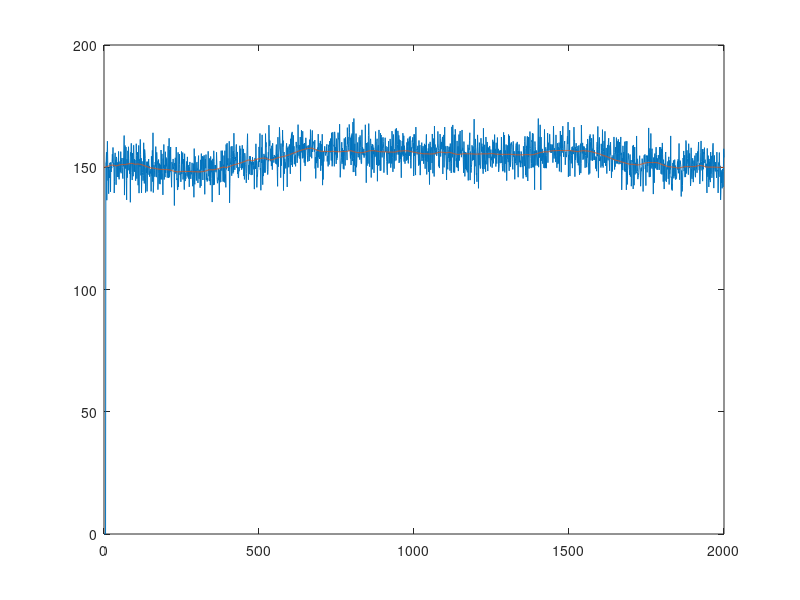

Here is the MATLAB script that generated this plot:
T_number = 2000; %%时刻数
Loc = zeros(T_number,3); %% 第一列表示x坐标，第二列表示y坐标，第三列表示z坐标
Loc(1,1) = 150; Loc(1,2) = 150; Loc(1,3) = 300; %第一个时刻
angle_now_v = 0; angle_now_h = 0;
rng(2);
for i = 2:1:T_number
    velo_i_1 = 0.03*rand+0.04; % 上一时刻的速度
    angle_i_1_h = (2/6)*pi*rand-(1/6)*pi; % 上一时刻的水平运动的角度
    angle_now_h = angle_now_h+angle_i_1_h;
    
    angle_i_1_v = (2/12)*pi*rand-(1/12)*pi; % 上一时刻的垂直运动的角度
    angle_now_v = angle_now_v+angle_i_1_v;
    
    random_i_1 = 0.001*randn; %上一时刻的随机量
    Loc(i,1) = Loc(i-1,1)+velo_i_1*cos(angle_now_v)*cos(angle_now_h)+random_i_1;
    Loc(i,2) = Loc(i-1,2)+velo_i_1*cos(angle_now_v)*sin(angle_now_h)+random_i_1;
    Loc(i,3) = Loc(i-1,3)+velo_i_1*sin(angle_now_v)+random_i_1;
end
%% Kalman滤波
X = [150;0]; %状态矩阵，记录UAV A的x方向位置与x方向速度
P = [1 0 ; 0 1]; %状态协方差矩阵
F = [1 1; 0 1]; %状态转移矩阵
Q = [1 0; 0 1]; %状态协方差转移噪声矩阵
H = [1 0]; %观察矩阵
noise = 5*randn(1,T_number);
Pre_kalman = zeros(1,T_number);
for i = 6:1:T_number
    X_ = F*X;
    P_ = F*P*F'+Q;
    K = P_*H'/(H*P_*H');
    X = X_+K*(Loc(i-5,2)+noise(1,i)-H*X_);
    P = (eye(2)-K*H)*P_;
    Pre_kalman(1,i) = X(1);
end
plot(1:T_number,Pre_kalman);
hold on;
plot(1:T_number,Loc(:,2));
fileID = fopen("kalman_b_y.txt","w");
fprintf(fileID,"%f\n",Pre_kalman(1781:2000));
fclose(fileID);